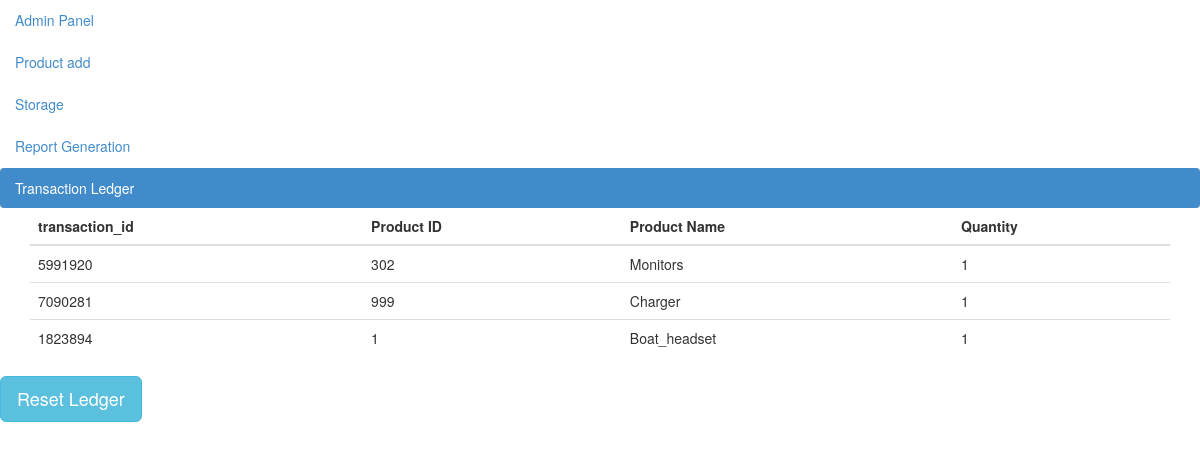
Screenshot of /tran_id.php with the database file from the repository.
### tables this page shows
CREATE TABLE IF NOT EXISTS `outward` (
  `product_id` int(11) NOT NULL,
  `product` varchar(50) NOT NULL,
  `quantity` int(11) NOT NULL,
  `transaction_id` int(11) DEFAULT NULL
);

### tran_id.php (the view, shortened to what this page needs)
<?php
$mysqli = new mysqli("localhost","root","","ims");
?>
<!DOCTYPE html>
<html lang="en">
<head>
  <link type="text/css" rel="stylesheet" href="bootstrap-3.2.0-dist\css\bootstrap.css">
</head>
<body>
<ul class="nav nav-pills nav-stacked">
    <li><a href="admin_home.php">Admin Panel</a></li>
    <li><a href="admin_add.php">Product add</a></li>
    <li><a href="move_out.php">Storage</a></li>
    <li><a href="reportgeneration">Report Generation</a></li>
    <li class="active"><a href="#">Transaction Ledger</a></li >
</ul>
<?php
    $sql="SELECT * FROM outward";
    $result=$mysqli->query($sql);
?>
<div class="container">
<table class="table">
    <thead>
      <tr>
        <th>transaction_id</th>
        <th>Product ID</th>
        <th>Product Name</th>
        <th>Quantity</th>
      </tr>
    </thead>
    <tbody>
        <?php
        if(!empty($result)){
        while($rows=$result->fetch_assoc())
        {
        ?>
      <tr>
        <td><?php echo $rows['transaction_id'] ?></td>
        <td><?php echo $rows['product_id'];?></td>
        <td><?php echo $rows['product'];?></td>
        <td><?php echo $rows['quantity'];?></td>
      </tr>
      <?php
        }
    }
        ?>
    </tbody>
  </table>
</div>
<p>
    <a href="rst_ledger.php" class="btn btn-info btn-lg">
        Reset Ledger
    </a>
</p>
</body>

### rows the page displays
outward: transaction "5991920", product_id "302", product "Monitors", quantity "1"
outward: transaction "7090281", product_id "999", product "Charger", quantity "1"
outward: transaction "1823894", product_id "1", product "Boat_headset", quantity "1"
